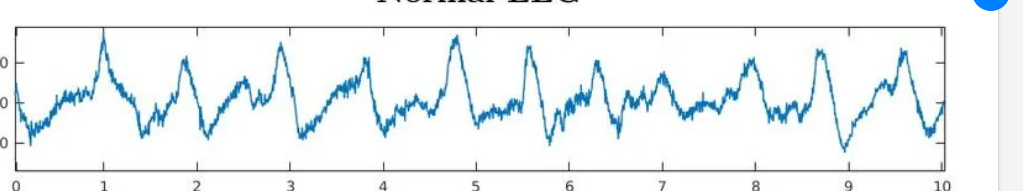
#> input picture image copy.png, 1023 x 191 px
$ python -i image_processor.py   (imports and definitions only)
#> lines starting #> are read from the running program, lines starting #| are printed output that depends on the picture
### backend/logger.py
import logging
import sys
import os
from logging.handlers import RotatingFileHandler

# Ensure log directory exists
LOG_DIR = os.path.dirname(os.path.abspath(__file__))
LOG_FILE = os.path.join(LOG_DIR, "app.log")

def _setup_logger():
    # Create logger
    logger = logging.getLogger("NeuroScanAPI")
    logger.setLevel(logging.INFO)

    # Avoid adding duplicate handlers if the logger is imported multiple times
    if not logger.handlers:
        # Create formatters and add it to handlers
        log_format = logging.Formatter(
            fmt='%(asctime)s | %(levelname)-8s | [%(module)s] %(message)s',
            datefmt='%Y-%m-%d %H:%M:%S'
        )

        # 1. Console Handler
        console_handler = logging.StreamHandler(sys.stdout)
        console_handler.setFormatter(log_format)
        logger.addHandler(console_handler)

        # 2. Rotating File Handler (Max 5MB per file, keep 3 backups)
        file_handler = RotatingFileHandler(
            LOG_FILE, maxBytes=5 * 1024 * 1024, backupCount=3
        )
        file_handler.setFormatter(log_format)
        logger.addHandler(file_handler)

    return logger

# Export a centralized logger instance
app_logger = _setup_logger()

### backend/image_processor.py
import cv2
import numpy as np
from scipy.signal import resample
from logger import app_logger
import io

def extract_signal_from_image(image_bytes: bytes) -> list:
    """
    Main orchestrator to convert an EEG image into a digital signal.
    1. Load image
    2. Preprocess (Gray -> Thresh -> Grid Removal)
    3. Digitize (Column Scan)
    4. Resample (To 178 points)
    """
    app_logger.info("Starting image-to-signal extraction logic...")

    try:
        # 1. Load Image
        nparr = np.frombuffer(image_bytes, np.uint8)
        img = cv2.imdecode(nparr, cv2.IMREAD_COLOR)
        if img is None:
            raise ValueError("Could not decode image.")

        # 2. Preprocess
        gray = cv2.cvtColor(img, cv2.COLOR_BGR2GRAY)

        # Binary thresholding (invert so wave is white on black background)
        # Using adaptive thresholding for varied lighting/scans
        thresh = cv2.adaptiveThreshold(
            gray, 255, cv2.ADAPTIVE_THRESH_GAUSSIAN_C,
            cv2.THRESH_BINARY_INV, 11, 2
        )

        # Morphological operations to remove thin grid lines and noise
        # We use a small kernel to keep the wave detail
        kernel = np.ones((2, 2), np.uint8)
        clean = cv2.morphologyEx(thresh, cv2.MORPH_OPEN, kernel)

        # 3. Digitize (Column-wise Y-coordinate Scan)
        h, w = clean.shape
        raw_signal = []

        for x in range(w):
            column = clean[:, x]
            # Find indices of white pixels (the wave) in this column
            indices = np.where(column > 0)[0]

            if len(indices) > 0:
                # Invert Y (images have 0 at top) and take the average pixel position
                y_value = h - np.mean(indices)
                raw_signal.append(float(y_value))
            elif len(raw_signal) > 0:
                # If no pixel found and we have some data, carry over previous value
                raw_signal.append(raw_signal[-1])
            else:
                # If no pixel and no data yet, start with 0
                raw_signal.append(0.0)

        app_logger.info(f"Extracted {len(raw_signal)} raw data points from image width {w}")

        # 4. Smoothing and Resampling
        if len(raw_signal) < 10:
            raise ValueError("Extracted signal too short - image may not contain a clear wave.")

        # Apply median filter to remove digitization "spikes"
        from scipy.signal import medfilt
        raw_signal = medfilt(raw_signal, kernel_size=3).tolist()

        resampled_signal = resample(raw_signal, 178).tolist()

        # Ensure all values are floats (the model needs floats)
        resampled_signal = [float(val) for val in resampled_signal]

        app_logger.info("Successfully resampled signal to 178 points.")
        return resampled_signal

    except Exception as e:
        app_logger.error(f"Image extraction failed: {e}")
        # Fallback to empty list or let the caller handle it
        raise e

>>> import cv2
>>> picture = cv2.imread('../image copy.png', cv2.IMREAD_GRAYSCALE)
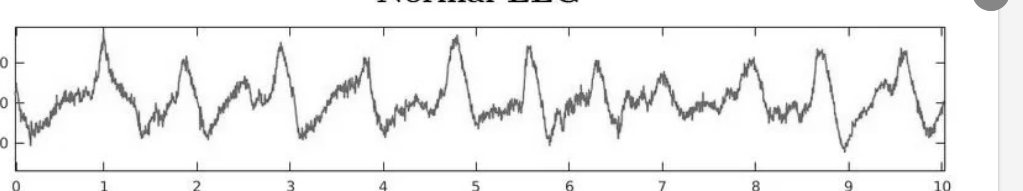
#> picture: shape (191, 1023); min 1, max 255, mean 241.8
#> (the run stopped early here; a loop or call above may not have finished)

$ run again, on image.png
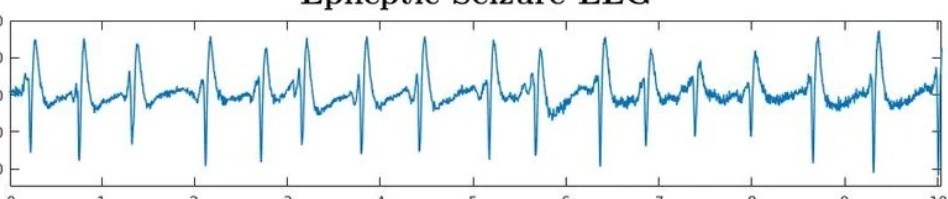
#> input picture image.png, 948 x 199 px
#> `picture = cv2.imread('../image copy.png', cv2.IMREAD_GRAYSCALE)`:
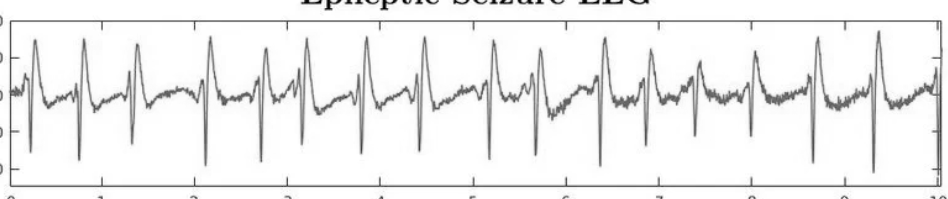
#> picture: shape (199, 948); min 0, max 255, mean 239.7
